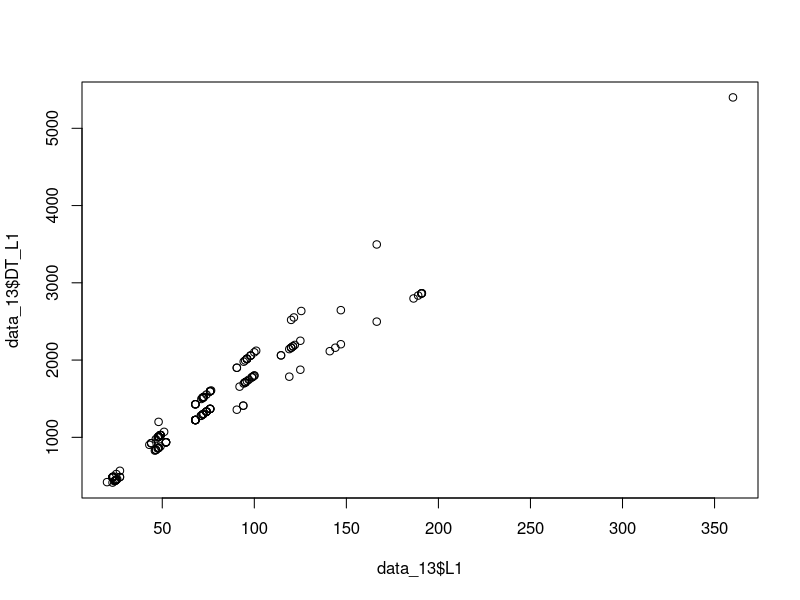
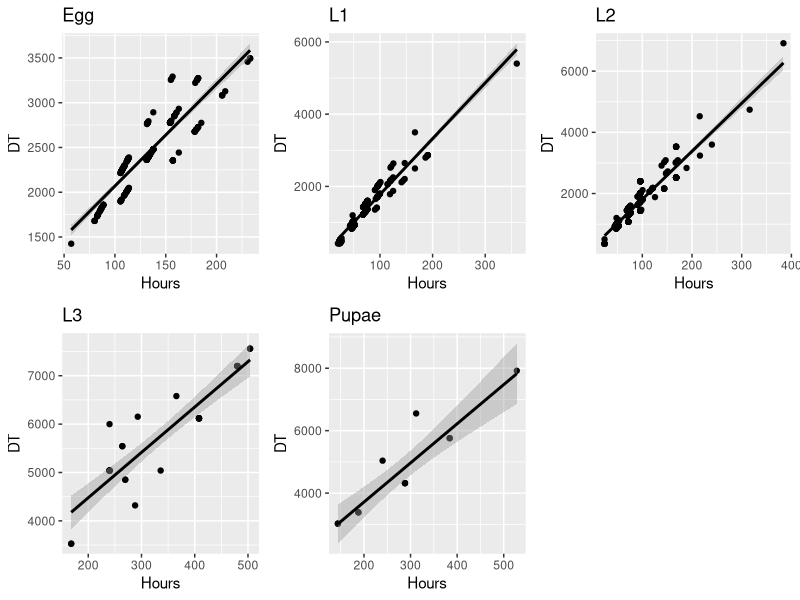
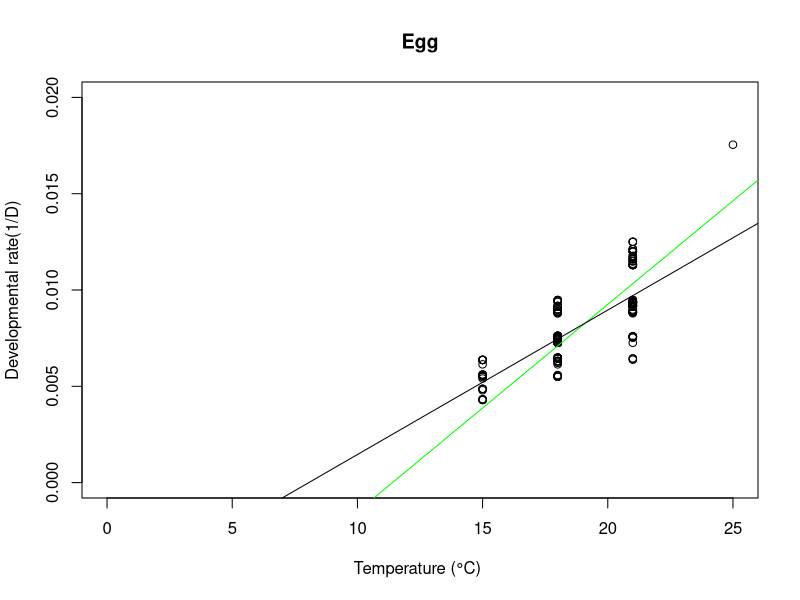

R code for these plots, in order:
rm(list = ls())
data = read.csv("Data/cholevinae_full_added.csv", header=TRUE, sep = ";") #Hours degrees
#data = read.csv("Data/cholevinae_full_dd1.csv", header=TRUE, sep = ";") #Day degrees
head(data)
summary(data)
class(data$DT_egg)
class (data$temp)
data_12 = data [data$year=="2012",] # data for 2012
data_13 = data [data$year=="2013",] # data for 2013

library(ggplot2)
library(gridExtra)

# IT IS CRUCIAL to exclude any data which are off (to improve the model)
# Tmin should not be higher than my experimental temperature...
#Tmin + SET - DT~D
lm.1=lm(data_13$DT_egg~data_13$egg)
summary(lm.1)
lm.2=lm(data_13$DT_L1~data_13$L1)
summary(lm.2)
plot (data_13$DT_L1~data_13$L1)
lm.3=lm(data$DT_L2~data$L2)
summary(lm.3)
lm.4=lm(data$DT_L3 ~data$L3)
summary(lm.4)
lm.5=lm(data$DT_pupae~data$pupae)
anova (lm.5)
summary(lm.5)


#Plot of thermal summation models on DT data
p1= qplot (data_13$egg,data_13$DT_egg,
           xlab=substitute("Hours"),
           ylab=substitute("DT"),
       main="Egg")
a1 = p1 + stat_smooth(method="lm", se=TRUE, colour="black")

p2= qplot (data_13$L1,data_13$DT_L1,
           xlab=substitute("Hours"),
           ylab=substitute("DT"),
           main="L1")
a2= p2 + stat_smooth(method="lm", se=TRUE, colour="black")

p3= qplot (data$L2,data$DT_L2,
           xlab=substitute("Hours"),
           ylab=substitute("DT"),
           main="L2")
a3= p3 + stat_smooth(method="lm", se=TRUE, colour="black")

p4= qplot (data$L3,data$DT_L3,
           xlab=substitute("Hours"),
           ylab=substitute("DT"),
           main="L3")
a4= p4 + stat_smooth(method="lm", se=TRUE, colour="black")

p5= qplot (data$pupae,data$DT_pupae,
           xlab=substitute("Hours"),
           ylab=substitute("DT"),
           main="Pupae")
a5= p5 + stat_smooth(method="lm", se=TRUE, colour="black")
#tiff (filename="exports/sciodrepoides_development.tiff", 
#      width=8000, height=12000, 
#      compression="lzw", res= 800)
grid.arrange (a1,a2, a3, a4, a5, ncol=3)
#dev.off()

#COMPARISON OF TWO METHODS IN GRAPHICAL WAY
t=11.3997
k=929.3538
lm.2=lm(data_13$r_egg~data_13$temp)
summary (lm.2)
#Plot of thermal summation models on 1/D 
plot(data_13$r_egg~data_13$temp, 
     ylab='Developmental rate(1/D)',
     xlab='Temperature (°C) ', 
     main="Egg",
     ylim=c(0,0.02),
     xlim=c(0,25))
abline (a=-(t/k), b=1/k, col='green', lwd=1)
abline (lm.2)
